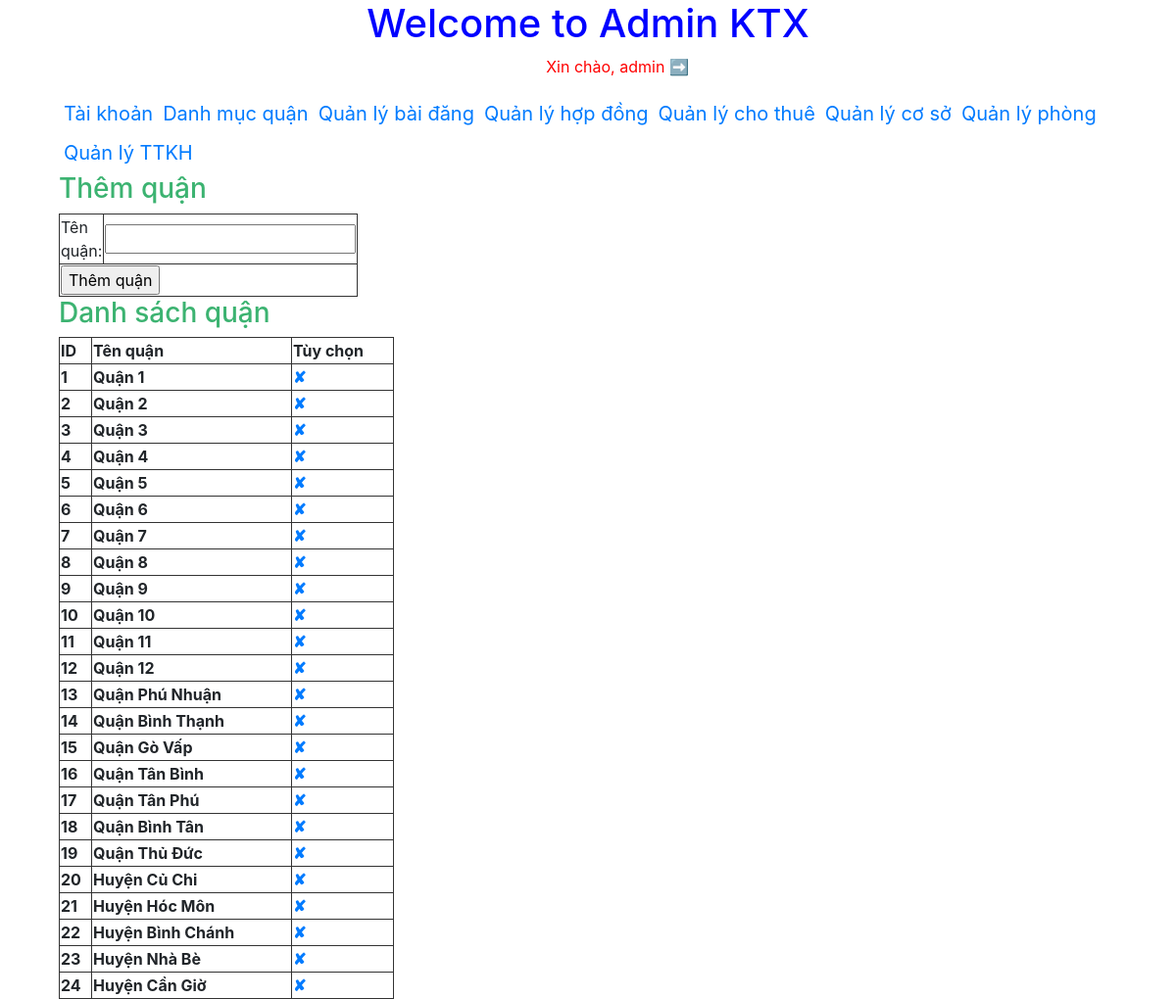
/admin/index.php?action=danhmucquan&query=them (signed in), run on the app's committed database.
### tables this page shows
CREATE TABLE `tb_danhmucquan` (
  `id_quan` int(11) NOT NULL,
  `tenquan` varchar(30) NOT NULL
);

### admin/pageadmin/danhmucquan/lietke.php (the view)
<?php
     $sql_lietke_quan = " SELECT * FROM tb_danhmucquan ORDER BY id_quan ASC";
     $query_lietke_quan = mysqli_query($mysqli, $sql_lietke_quan);
?>
<h3 style="color:mediumseagreen" >Danh sách quận</h3>
<table border="1px" width=30% style="border-collapse:collapse; border:5px #333333;">
    <tr>
        <th>ID</th>
        <th>Tên quận</th>
        <th> Tùy chọn </th>
    </tr>
    <?php
       $i = 0;
       while($row = mysqli_fetch_array($query_lietke_quan)){
       $i++;
    ?>
         <tr>
              <th> <?php echo $i ?> </th>
              <th> <?php echo $row['tenquan'] ?> </th>
              <th> <a style="text-decoration: none" href="pageadmin/danhmucquan/xuly.php?idquan=<?php echo $row['id_quan'] ?>"> &#10008; </a> </th>
         </tr>
    <?php
    }
    ?>
</table>

### data on the page
tb_danhmucquan: tenquan "Quận 1"
tb_danhmucquan: tenquan "Quận 2"
tb_danhmucquan: tenquan "Quận 3"
tb_danhmucquan: tenquan "Quận 4"
tb_danhmucquan: tenquan "Quận 5"
tb_danhmucquan: tenquan "Quận 6"
tb_danhmucquan: tenquan "Quận 7"
tb_danhmucquan: tenquan "Quận 8"
tb_danhmucquan: tenquan "Quận 9"
tb_danhmucquan: tenquan "Quận 10"
tb_danhmucquan: tenquan "Quận 11"
tb_danhmucquan: tenquan "Quận 12"
tb_danhmucquan: tenquan "Quận Phú Nhuận"
tb_danhmucquan: tenquan "Quận Bình Thạnh"
tb_danhmucquan: tenquan "Quận Gò Vấp"
tb_danhmucquan: tenquan "Quận Tân Bình"
tb_danhmucquan: tenquan "Quận Tân Phú"
tb_danhmucquan: tenquan "Quận Bình Tân"
tb_danhmucquan: tenquan "Quận Thủ Đức"
tb_danhmucquan: tenquan "Huyện Củ Chi"
tb_danhmucquan: tenquan "Huyện Hóc Môn"
tb_danhmucquan: tenquan "Huyện Bình Chánh"
tb_danhmucquan: tenquan "Huyện Nhà Bè"
tb_danhmucquan: tenquan "Huyện Cần Giờ"

### other printed values
$_SESSION['login'] "admin"
